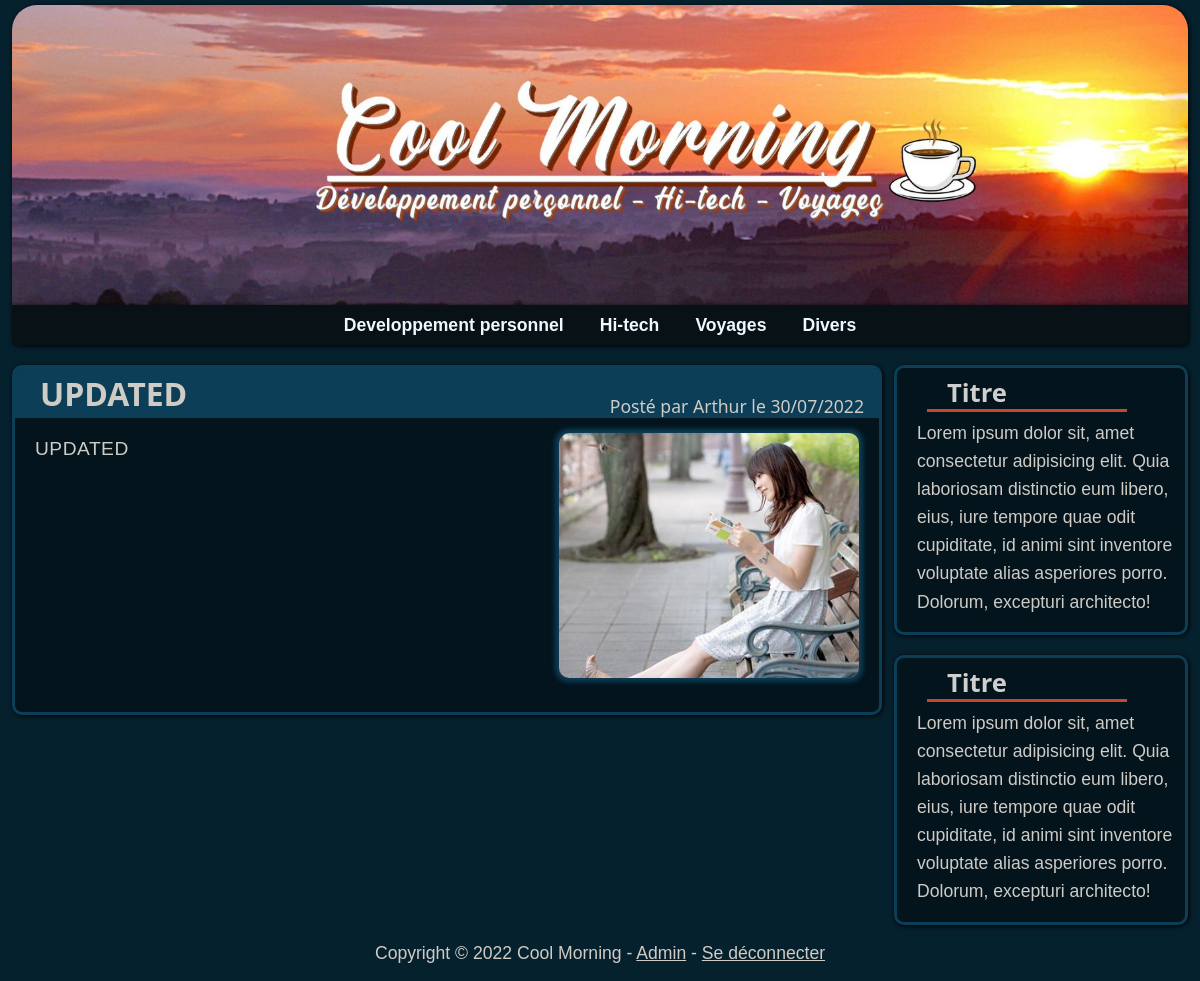
The app's page /article?id=5 with its own data.
### models.py (models this page shows)
class Article(db.Model):
    id = db.Column(db.Integer, primary_key=True)
    title = db.Column(db.String(100), nullable=False)
    text = db.Column(db.Text, nullable=False)
    date = db.Column(db.DateTime, nullable=False)
    category = db.Column(db.String(50), nullable=False)
    posted = db.Column(db.Boolean, nullable=False)
    author = db.Column(db.String(50), nullable=False)
    img = db.Column(db.String, nullable=False)

### app.py (the view)
@app.route("/article")
def article():
    article = Article.query.filter_by(id=request.args.get("id")).first()
    return render_template("display_article.html", article=article, Markup=Markup)

### templates/display_article.html
{% extends "layout.html" %}
{% block body %}
<div class="row">
    <div class="col-md-9">
        <div class="article" id="begin">
            <div class="article-header">
                <h2>{{ article.title }}</h2>
                <p>Posté par {{ article.author }} le {{ article.date.strftime('%d/%m/%Y') }}</p>
            </div>
            <img src="{{ article.img }}" class="thumb">
            <div class="text">
                {{ Markup(article.text) }}
            </div>
        </div>
    </div>
    <div class="col-md-3">
        <div class="aside">
            <h2>Titre</h2>
            <p>Lorem ipsum dolor sit, amet consectetur adipisicing elit. Quia laboriosam distinctio eum libero, eius, iure tempore quae odit cupiditate, id animi sint inventore voluptate alias asperiores porro. Dolorum, excepturi architecto!</p>
        </div>
        <div class="aside">
            <h2>Titre</h2>
            <p>Lorem ipsum dolor sit, amet consectetur adipisicing elit. Quia laboriosam distinctio eum libero, eius, iure tempore quae odit cupiditate, id animi sint inventore voluptate alias asperiores porro. Dolorum, excepturi architecto!</p>
        </div>
    </div>
</div>
{% endblock %}

### static/styles/custom.css (style rules this page uses)
body { background-color: #06212e; font-family: Verdana, Arial, Tahoma, Serif; color: #cfcbc5; }
.article-header { background-color: #0d3e57; height: 40px; border-radius: 6px 6px 0px 0px; padding-left: 25px; height: 50px; }
.article-header h2 { font-family: Candara, Calibri, Segoe, Segoe UI, Optima, Arial, sans-serif; position: absolute; margin-top: 7px; font-weight: bolder; display: inline; }
.article-header p { font-family: Candara, Calibri, Segoe, Segoe UI, Optima, Arial, sans-serif; color: #cfcbc5; display: inline; float: right; font-size: 1.1em; padding-top: 25px; padding-right: 15px; margin-bottom: -2px; }
.aside h2 { color: #cfcfcf; Font-family: Candara, Calibri, Segoe, Segoe UI, Optima, Arial, sans-serif; font-weight: bolder; border-bottom: 3px solid #c5472e; width: 200px; margin: 10px 0px 0px 30px; padding-left: 20px; font-size: 1.6em; }
.article .thumb { margin: 15px 20px 3px 10px; float: right; border-radius: 10px; width: 300px; height: 245px; object-fit: cover; box-shadow: 0px 0px 5px 4px #0d3e57; }
.article .text, .edit-article .text { font-size: 1.2em; padding: 17px 15px 10px 20px; letter-spacing: 0.5px; }
.aside p { font-size: 1.1em; padding: 7px 10px 0px 20px; line-height: 1.6em; }
.article, .edit-article { min-height: 350px; }
.article, .aside, .edit-article { box-sizing: border-box; background-color: #03141d; margin-top: 20px; border-radius: 10px; border: #0d3e57 solid; box-shadow: 1px 1px 5px black; }
.col-md-3 { padding:0; }
.col-md-9 { padding-left:0; }

### records on screen
Article: title "UPDATED", author "Arthur", date "30/07/2022", text "UPDATED"
